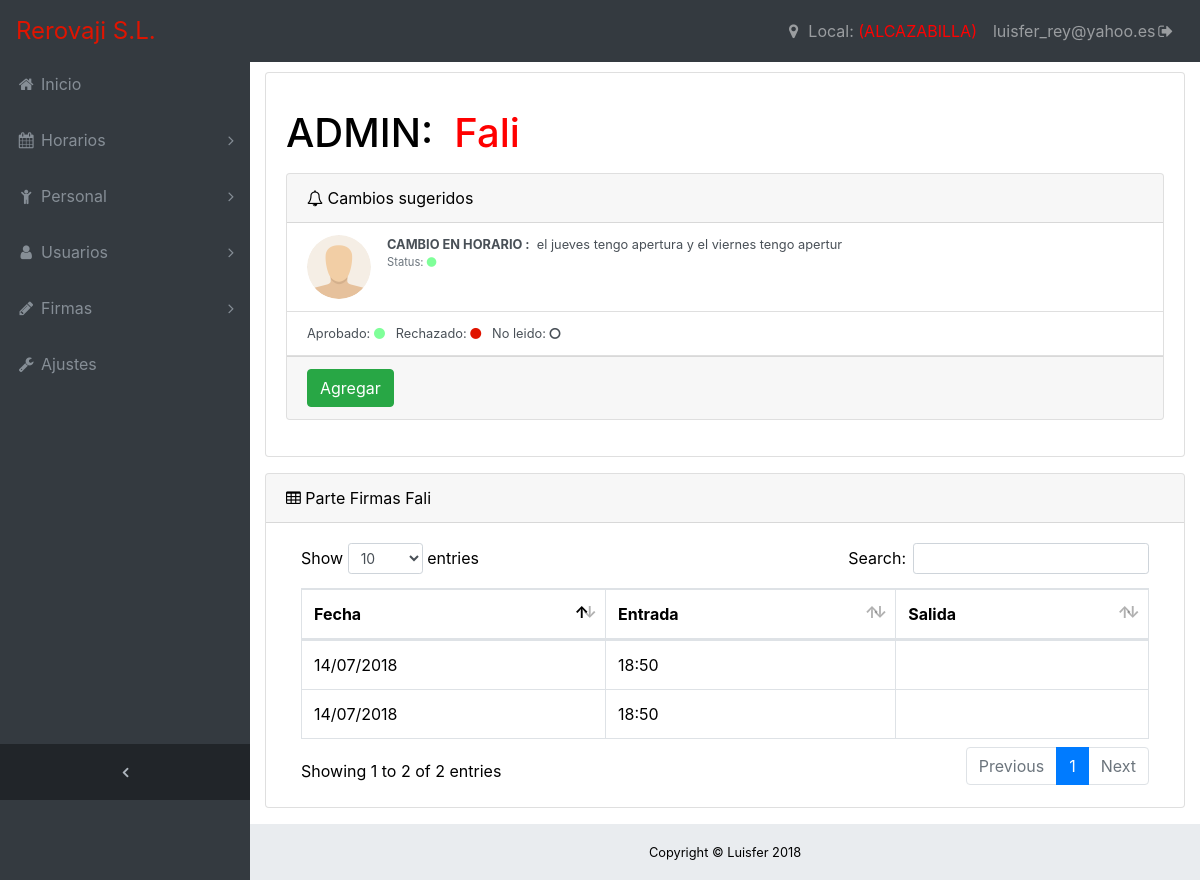
/ (signed in), run on the app's committed database.
### modelos.py (models this page shows, shortened)
class Usuario(Base):
    __tablename__='usuario'
    id=Column(Integer,primary_key=True)
    nombre = Column(String(120), index=True, nullable=False)
    correo=Column(String(120),index=True,nullable=False,unique=True)
    password=Column(String(120), index=True, nullable=False)
    id_trabajador=Column(Integer,nullable=True)
    rol=Column(Integer,nullable=False)

class Trabajador(Base):
    __tablename__ = 'trabajador'
    id = Column(Integer, primary_key=True)
    nombre = Column(String(120), index=True, nullable=False)
    apellido = Column(String(120), nullable=False)
    dni = Column(String(13))
    telefono=Column(String(13))
    contrato=Column(Integer,nullable=False)
    local=Column(Integer,nullable=False)

class Control_acceso(Base):
    __tablename__="control_acceso"
    id=Column(Integer,primary_key=True)
    id_trabajador=Column(Integer,nullable=True)
    entrada=Column(String(120), index=True, nullable=False)
    salida=Column(String(120), index=True, nullable=True)
    fecha=Column(String(120), index=True, nullable=False)
    local=Column(Integer,nullable=False)

### main.py (the view)
@app.route("/")
@login_required("")
def main():
	trabajador=BD.getTrabajadorByID(BD.getUsuarioByCorreo(session["user"]).id_trabajador)
	firmas=None
	if trabajador:
		firmas=BD.getParteFirmasMensual(trabajador.id,time.strftime("%d/%m/%Y"),trabajador.local)
	else:
		return render_template("no_autorizado.html")
	if session["rol"]=="ADMIN":
		return render_template("index-admin.html",firmas=firmas,trabajador=trabajador)
	elif session["rol"]=="TRABAJADOR":
		return render_template("index-trabajador.html",firmas=firmas,trabajador=trabajador)
	elif session["rol"]=="ENCARGADO":
		return render_template("index-encargado.html")
	else:
		return render_template("no_autorizado.html")

### controladorBaseDatos.py (called while the page is built)
def getTrabajadorByID(id_trabajador):
	return session.query(Trabajador).filter(Trabajador.id==id_trabajador).first()

def getUsuarioByCorreo(correo):
	user=session.query(Usuario).filter(Usuario.correo==correo).first()
	return(user)

def checkPassword(correo,password):
	user=getUsuarioByCorreo(correo)
	if user:
		return (pbkdf2_sha256.verify(password, user.password))
	return False

def getParteFirmasMensual(id_trabajador,inicio,local):
	parte=[]
	inicio=inicio.split("/")
	mes=inicio[1]
	year=inicio[2]
	rango=calendar.monthrange(int(year),int(mes))
	for dia in range(1,rango[1]):
		if((dia)<10):
			dia="0"+str(dia)
		fecha="%s/%s/%s"%(str(dia),mes,year)
		c_acceso=getControles(id_trabajador,fecha,local)
		for c in c_acceso:
			if c_acceso:
				parte.append(c)
	return parte

def getControles(id_trabajador,fecha,local):
	c=session.query(Control_acceso).filter(Control_acceso.id_trabajador==id_trabajador).filter(Control_acceso.fecha==fecha).filter(Control_acceso.local==local).all()
	return c

### utils/decoradores.py (called while the page is built)
def login_required(rol):
    def decorator(fn):
        def wrapped_function(*args, **kwargs):
            if not ("user" in session and "password" in session) and (request.method!="POST"):
                return redirect(url_for('login'))
            else:
                if not(BD.checkPassword(session["user"],session["password"])):
                    return("No tienes permiso login")
            return fn(*args, **kwargs)
        return update_wrapper(wrapped_function, fn)
    return decorator

### utils/filtros.py (called while the page is built)
def localName(id_local):
	local="ALCAZABILLA"
	if session["local"]==2:
		local="PACIFICO"
	return local

### templates/index-admin.html (shortened to what this page needs)
{% extends "base.html"%}
{% from "/macros/widgets.html" import cambios,control_acceso %}
{% block content%}
    	<p><h1>{{session["rol"]}}: &nbsp;<span style="color:red">{{trabajador.nombre}}</span></h1></p>
    	{{cambios()}}
    	{{control_acceso(trabajador.nombre,firmas)}}
{% endblock %}

### templates/macros/widgets.html
{% macro cambios()%}
<div class="card mb-3">
    <div class="card-header">
              <i class="fa fa-bell-o"></i> Cambios sugeridos</div>
            <div class="list-group list-group-flush small">
              <a class="list-group-item list-group-item-action" href="#">
                <div class="media">
                  <img class="d-flex mr-3 rounded-circle" src="/static/images/usuario64x64.png" alt="">
                  <div class="media-body">
                    <strong>CAMBIO EN HORARIO :</strong>&nbsp; el jueves tengo apertura y el viernes tengo apertur
                    <div class="text-muted smaller">Status: <i class="fa fa-circle aprobado"> </i></div>
                  </div>
                </div>
              </a>
              <a class="list-group-item list-group-item-action" href="#">
              	Aprobado: <i class="fa fa-circle aprobado"> </i>  &nbsp;
              	Rechazado: <i class="fa fa-circle rechazado"></i>  &nbsp;
              	No leido: <i class="fa fa-circle-o"></i>  &nbsp;
              </a>
            </div>
            <div class="card-footer small text-muted">
            	<button class="btn btn-primary btn-success">Agregar</button>
            </div>
          </div>
        </div>
      </div>
{% endmacro%}
{% macro control_acceso(nombre,datos) %}
	<div class="card mb-3">
        <div class="card-header">
          <i class="fa fa-table"></i> Parte Firmas {{nombre}} </div>
        <div class="card-body">
          <div class="table-responsive">
            <table class="table table-bordered" id="dataTable" width="100%" cellspacing="0">
              <thead>
                <tr>
                  <th>Fecha</th>
                  <th>Entrada</th>
                  <th>Salida</th>
                </tr>
              </thead>
              <tbody>
              {% for f in datos %}
                <tr>
                  <td>{{f.fecha}}</td>
                  <td>{{f.entrada}}</td>
                  <td>{{f.salida}}</td>
                </tr>
               {% endfor %}
              </tbody>
            </table>
          </div>
        </div>
{% endmacro %}

### templates/macros/barras.html (shortened to what this page needs)
{% from "./macros/menus.html" import menu_admin,menu_encargado,menu_empleado %}
{% macro barra(menu,admin) %}
<nav class="navbar navbar-expand-lg navbar-dark bg-dark fixed-top" id="mainNav">
    <a class="navbar-brand" href="{{url_for('main')}}">Rerovaji S.L.</a>
    <div class="collapse navbar-collapse" id="navbarResponsive">
      <ul class="navbar-nav navbar-sidenav" id="exampleAccordion">
        <li class="nav-item" data-toggle="tooltip" data-placement="right" title="Dashboard">
          <a class="nav-link" href="{{url_for('main')}}">
            <i class="fa fa-fw fa-home"></i>
            <span class="nav-link-text">Inicio</span>
          </a>
        </li>
          {{menu}}
      </ul>
      <ul class="navbar-nav sidenav-toggler">
        <li class="nav-item">
          <a class="nav-link text-center" id="sidenavToggler">
            <i class="fa fa-fw fa-angle-left"></i>
          </a>
        </li>
      </ul>
      <ul class="navbar-nav ml-auto">
      	{% if admin==True %}
	        <li class="nav-item ">
	           <a class="nav-link" data-toggle="modal" data-target="#local" href="#">
	              <i class="fa fa-fw fa-map-marker"></i>
	              <span class="nav-link-text">Local:&nbsp;<span style="color:red;">({{session['local']|localName}})</span></span>
	            </a>
	        </li>
      	{% endif %}
        <li class="nav-item">
          <a class="nav-link" data-toggle="modal" data-target="#logout">
            {{session["user"]}}<i class="fa fa-fw fa-sign-out"></i></a>
        </li>
      </ul>
    </div>
  </nav>
{% endmacro %}
{% macro barra_admin() %}
	{% set menu=menu_admin()%}
	{{barra(menu,True)}}
{% endmacro %}

### static/css/sb-admin.css (style rules this page uses)
html { position: relative; min-height: 100%; }
body { overflow-x: hidden; }
body.sticky-footer { margin-bottom: 56px; }
body.fixed-nav { padding-top: 56px; }
.smaller { font-size: 0.7rem; }
#mainNav .navbar-collapse { overflow: auto; max-height: 75vh; }
#mainNav .navbar-collapse .navbar-nav .nav-item .nav-link { cursor: pointer; }
#mainNav .navbar-collapse .sidenav-toggler { display: none; }
@media (min-width: 992px) { #mainNav .navbar-brand { width: 250px; } }
@media (min-width: 992px) { #mainNav .navbar-collapse { overflow: visible; max-height: none; } }
@media (min-width: 992px) { #mainNav .navbar-collapse .navbar-sidenav { position: absolute; top: 0; left: 0; -webkit-flex-direction: column; -ms-flex-direction: column; flex-direction: column; margin-top: 56px; } }
@media (min-width: 992px) { #mainNav .navbar-collapse .navbar-sidenav > .nav-item { width: 250px; padding: 0; } }
@media (min-width: 992px) { #mainNav .navbar-collapse .navbar-sidenav > .nav-item > .nav-link { padding: 1em; } }
#mainNav.fixed-top .sidenav-toggler { display: none; }
@media (min-width: 992px) { #mainNav.fixed-top .navbar-sidenav { height: calc(100vh - 112px); } }
@media (min-width: 992px) { #mainNav.fixed-top .sidenav-toggler { position: absolute; top: 0; left: 0; display: flex; -webkit-flex-direction: column; -ms-flex-direction: column; flex-direction: column; margin-top: calc(100vh - 56px); } }
@media (min-width: 992px) { #mainNav.fixed-top .sidenav-toggler > .nav-item { width: 250px; padding: 0; } }
@media (min-width: 992px) { #mainNav.fixed-top .sidenav-toggler > .nav-item > .nav-link { padding: 1em; } }
#mainNav.fixed-top.navbar-dark .sidenav-toggler { background-color: #212529; }
#mainNav.fixed-top.navbar-dark .sidenav-toggler a i { color: #adb5bd; }
#sidenavToggler i { font-weight: 800; }
#mainNav.navbar-dark .navbar-collapse .navbar-sidenav > .nav-item > .nav-link { color: #868e96; }
@media (min-width: 992px) { #mainNav.navbar-dark .navbar-collapse .navbar-sidenav { background: #343a40; } }

### static/css/stilo.css (style rules this page uses)
body { color: red; background-color: #fff; color:black; }
.aprobado { color:#7FFF99; }
.rechazado { color:#e01400; }
.navbar-brand { color:#e01400 !important; font-size: 150% !important; }

### data on the page
Usuario: user "luisfer_rey@yahoo.es"
Trabajador: nombre "Fali"
Control_acceso: fecha "14/07/2018", entrada "18:50"
Control_acceso: fecha "14/07/2018", entrada "18:50"

### other printed values
{{ titulo }} "Horarios Personal Usuarios Firmas"
{{ session['local']|localName }} "ALCAZABILLA"
{{ session["rol"] }} "ADMIN"
